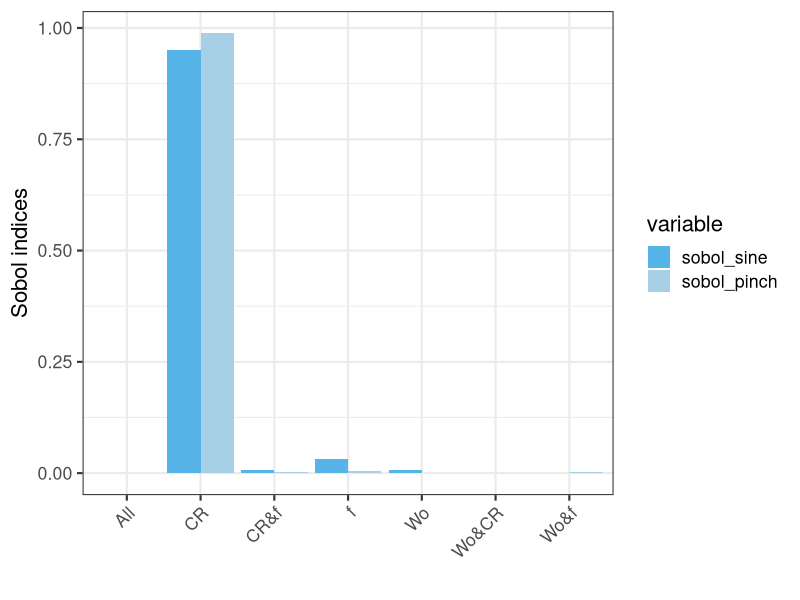

R code for this plot:
## ---- chunk 1
knitr::opts_chunk$set(echo = TRUE)
## ---- chunk 2
# Loads required packages
library(ggplot2)
library(reshape2)
require(RColorBrewer)
library(grid)
library(gridExtra)
library(knitr)
# Create Data frame with all data pulled from matlab figures for sine wave
data<-read.csv("data/sobol_indices_2019-02-04.csv",header=TRUE)
cbPalette1p <- c("#999999", "#c9c9c9","#E69F00", "#eec770","#56B4E9","#a7cfe5", "#009E73","#55c3a5","#CC79A7","#e2b1cc","#9345D5","#B689DC","#C70039","#CF7070")

Qdata<-data[data$var=="Q",]
Qmelted<-melt(Qdata,measure.vars=c("sobol_sine","sobol_pinch"))
Qdata$parameters<-factor(Qdata$parameters,levels=Qdata$parameters)
## ---- chunk 3
ggplot(Qmelted,aes(parameters,value,fill=variable)) +
  geom_bar(stat="identity",position="dodge")+
  scale_y_continuous("Sobol indices")+
  scale_x_discrete("")+scale_fill_manual(values=c(cbPalette1p[5],cbPalette1p[6]))+
  theme_bw(base_size = 16) +
  theme(axis.text.x=element_text(angle=45,hjust=1),
        legend.direction="vertical",legend.position=c("right"))
